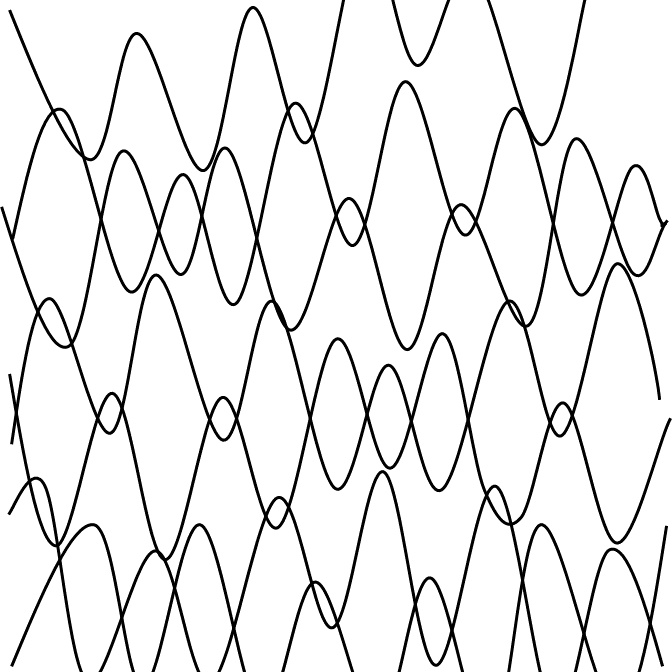
#> input picture fganInv/mesh-template/01.png, 672 x 672 px; its folder holds only this picture in this run
$ python create_template.py
#> lines starting #> are read from the running program, lines starting #| are printed output that depends on the picture
import matplotlib.pyplot as plt
import numpy
import numpy as np
import cv2
num=8
temp_mat=np.zeros((num,256,256))
for i in range(num):
    mesh=cv2.imread(f'./mesh-template/0{i+1}.png',-1)
#> mesh is the input picture: shape (672, 672, 4); mean B, G, R, A 234.2, 234.2, 234.2, 255
    gray=cv2.cvtColor(mesh,cv2.COLOR_BGR2GRAY)
    gray = cv2.resize(gray, (256, 256))
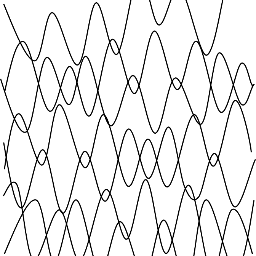
#> gray: shape (256, 256); min 0, max 255, mean 234.2
    template = gray.astype(np.float32) // 255
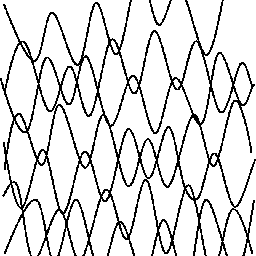
#> template: shape (256, 256) float32; values 0 (black) and 1 (white), 86.4% white; black in thin lines or dots
    print(template.sum())
#| 56607.0
#> (the run stopped early here; a loop or call above may not have finished)
